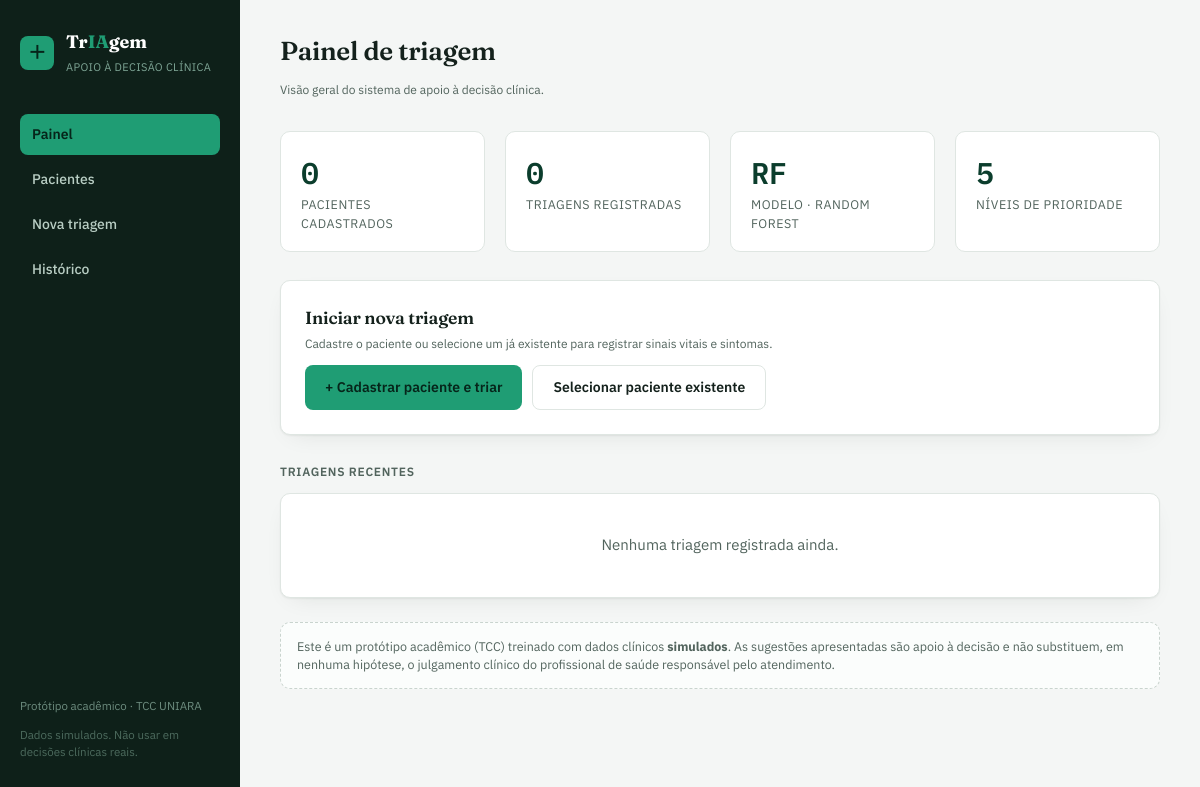
Before: / with the older database file.
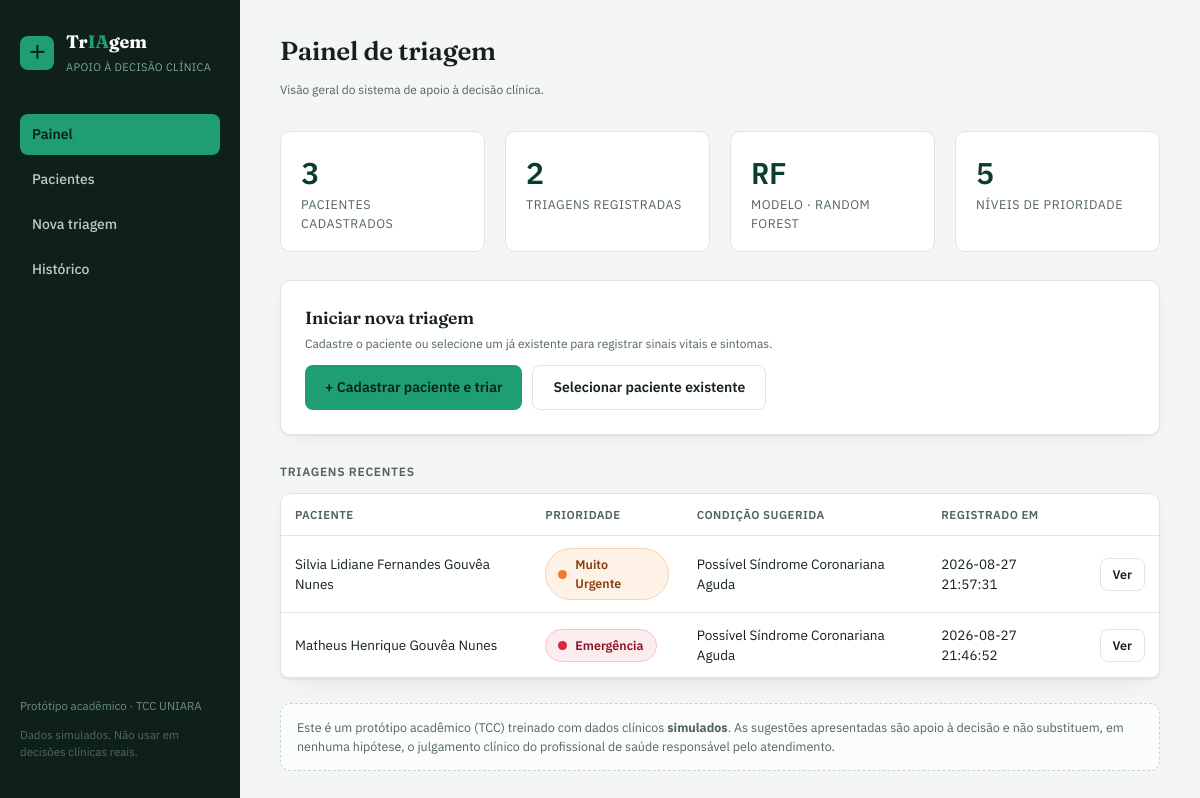
After: the same page with the newer database file.
### tables this page shows
CREATE TABLE triagens (
            id INTEGER PRIMARY KEY AUTOINCREMENT,
            paciente_id INTEGER NOT NULL,
            temperatura REAL,
            freq_cardiaca INTEGER,
            pas INTEGER,
            pad INTEGER,
            spo2 INTEGER,
            consciencia TEXT,
            sintomas TEXT,
            prioridade INTEGER,
            prioridade_label TEXT,
            condicao_sugerida TEXT,
            confianca_prioridade REAL,
            confianca_condicao REAL,
            decisao_profissional TEXT,
            observacoes TEXT,
            criado_em TEXT NOT NULL,
            FOREIGN KEY (paciente_id) REFERENCES pacientes(id)
        );

CREATE TABLE pacientes (
            id INTEGER PRIMARY KEY AUTOINCREMENT,
            nome TEXT NOT NULL,
            data_nascimento TEXT,
            sexo TEXT,
            cartao_sus TEXT,
            criado_em TEXT NOT NULL
        );

### app.py (the view)
@app.route("/")
def index():
    triagens_recentes = db.listar_triagens()[:8]
    pacientes = db.listar_pacientes()
    return render_template(
        "index.html",
        total_pacientes=len(pacientes),
        total_triagens=len(db.listar_triagens()),
        triagens_recentes=triagens_recentes,
    )

### app.py (called while the page is built)
@app.context_processor
def inject_globals():
    return {"sintomas_lista": SINTOMAS, "sintomas_labels": SINTOMAS_LABELS}

### database.py (called while the page is built)
def get_conn():
    os.makedirs(os.path.dirname(DB_PATH), exist_ok=True)
    conn = sqlite3.connect(DB_PATH)
    conn.row_factory = sqlite3.Row
    conn.execute("PRAGMA foreign_keys = ON")
    return conn

def listar_pacientes(busca=None):
    conn = get_conn()
    if busca:
        rows = conn.execute(
            "SELECT * FROM pacientes WHERE nome LIKE ? ORDER BY nome", (f"%{busca}%",)
        ).fetchall()
    else:
        rows = conn.execute("SELECT * FROM pacientes ORDER BY nome").fetchall()
    conn.close()
    return rows

### templates/index.html (shortened to what this page needs)
{% extends "base.html" %}
{% block heading %}Painel de triagem{% endblock %}
{% block subheading %}<p class="form-hint">Visão geral do sistema de apoio à decisão clínica.</p>{% endblock %}
{% block content %}
<div class="grid grid-4" style="margin-bottom: 28px;">
  <div class="stat-tile">
    <div class="num">{{ total_pacientes }}</div>
    <div class="label">Pacientes cadastrados</div>
  </div>
  <div class="stat-tile">
    <div class="num">{{ total_triagens }}</div>
    <div class="label">Triagens registradas</div>
  </div>
  <div class="stat-tile">
    <div class="num">RF</div>
    <div class="label">Modelo · Random Forest</div>
  </div>
  <div class="stat-tile">
    <div class="num">5</div>
    <div class="label">Níveis de prioridade</div>
  </div>
</div>
<div class="card" style="margin-bottom: 28px;">
  <h3 style="margin-bottom:4px;">Iniciar nova triagem</h3>
  <p class="form-hint">Cadastre o paciente ou selecione um já existente para registrar sinais vitais e sintomas.</p>
  <div class="btn-row">
    <a class="btn" href="{{ url_for('paciente_novo') }}">+ Cadastrar paciente e triar</a>
    <a class="btn btn-secondary" href="{{ url_for('pacientes_lista') }}">Selecionar paciente existente</a>
  </div>
</div>
<div class="section-title">Triagens recentes</div>
<div class="card" style="padding:0;">
  {% if triagens_recentes %}
  <table>
    <thead>
      <tr><th>Paciente</th><th>Prioridade</th><th>Condição sugerida</th><th>Registrado em</th><th></th></tr>
    </thead>
    <tbody>
      {% for t in triagens_recentes %}
      <tr>
        <td>{{ t.paciente_nome }}</td>
        <td><span class="priority-badge p-{{ t.prioridade }}"><span class="dot"></span>{{ t.prioridade_label }}</span></td>
        <td>{{ t.condicao_sugerida }}</td>
        <td>{{ t.criado_em.replace('T', ' ') }}</td>
        <td><a class="btn btn-secondary" style="padding:6px 12px;font-size:12.5px;" href="{{ url_for('triagem_resultado', triagem_id=t.id) }}">Ver</a></td>
      </tr>
      {% endfor %}
    </tbody>
  </table>
  {% else %}
  <div class="empty-state">Nenhuma triagem registrada ainda.</div>
  {% endif %}
</div>
<div class="disclaimer" style="margin-top: 24px;">
  Este é um protótipo acadêmico (TCC) treinado com dados clínicos <strong>simulados</strong>.
  As sugestões apresentadas são apoio à decisão e não substituem, em nenhuma hipótese, o julgamento
  clínico do profissional de saúde responsável pelo atendimento.
</div>
{% endblock %}

Changed rows visible on the page:
added triagens: paciente_nome "Silvia Lidiane Fernandes Gouvêa Nunes", prioridade_label "Muito Urgente", condicao_sugerida "Possível Síndrome Coronariana Aguda", criado_em.replace "2026-08-27 21:57:31"
added triagens: paciente_nome "Matheus Henrique Gouvêa Nunes", prioridade_label "Emergência", condicao_sugerida "Possível Síndrome Coronariana Aguda", criado_em.replace "2026-08-27 21:46:52"
Other visible differences:
{{ total_pacientes }}: "0" → "3"
{{ total_triagens }}: "0" → "2"
text no longer shown: "Nenhuma triagem registrada ainda."
text now shown: "PACIENTE PRIORIDADE CONDIÇÃO SUGERIDA REGISTRADO EM"
